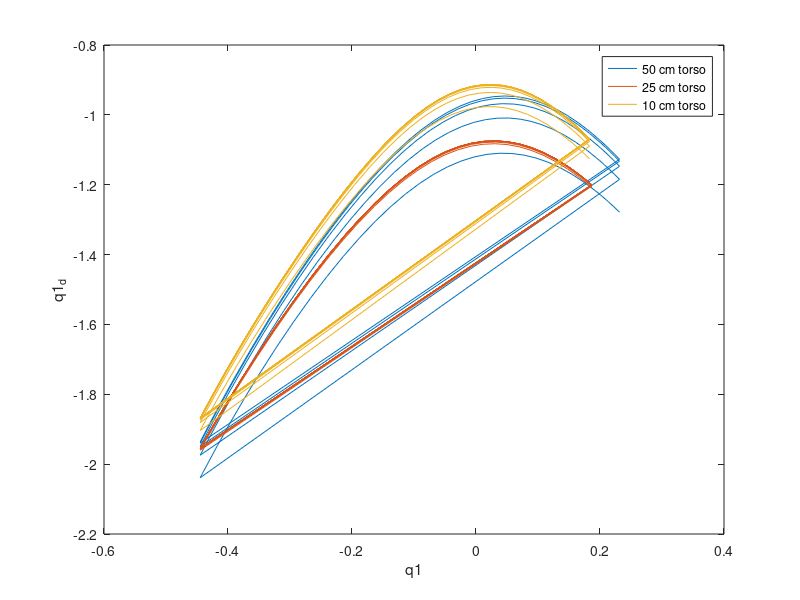
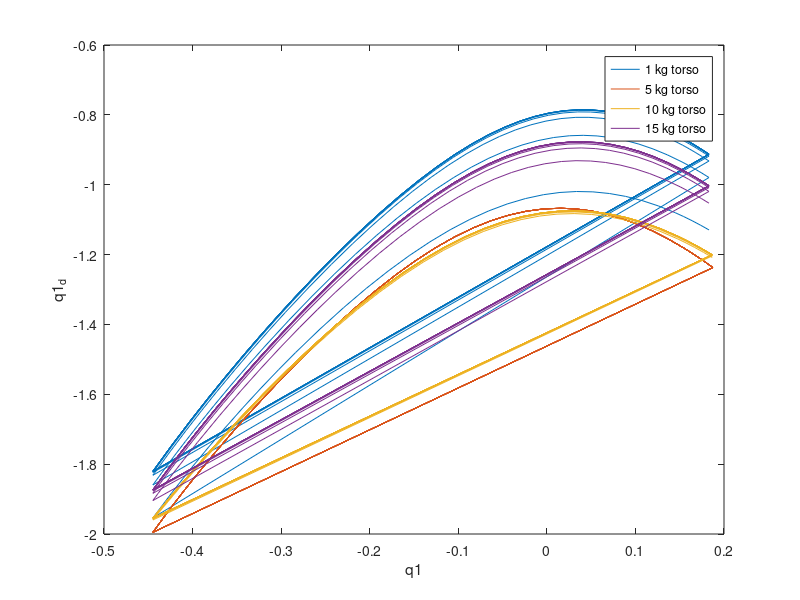

Source code (MATLAB) for these figures, in order:
load('state_variable_mt_10_l_50cm.mat');
z_50cm = [z_tot(:,1),z_tot(:,2)];
load('state_variable_mt_10_l_25cm.mat');
z_25cm = [z_tot(:,1),z_tot(:,2)];
load('state_variable_mt_10_l_10cm.mat');
z_10cm = [z_tot(:,1),z_tot(:,2)];


figure(1);
plot(z_50cm(:,1),z_50cm(:,2),...
    z_25cm(:,1),z_25cm(:,2),...
    z_10cm(:,1),z_10cm(:,2));
xlabel('q1');
ylabel('q1_d');
legend('50 cm torso','25 cm torso','10 cm torso');

load('state_variable_mt_10_l_25cm.mat');
z_10kg = [z_tot(:,1),z_tot(:,2)];
load('state_variable_mt_5_l_25cm.mat');
z_5kg = [z_tot(:,1),z_tot(:,2)];
load('state_variable_mt_15_l_25cm.mat');
z_15kg = [z_tot(:,1),z_tot(:,2)];
load('state_variable_mt_1_l_25cm.mat');
z_1kg = [z_tot(:,1),z_tot(:,2)];

figure(2);
plot(z_1kg(:,1),z_1kg(:,2),...
    z_5kg(:,1),z_5kg(:,2),...
    z_10kg(:,1),z_10kg(:,2),...
    z_15kg(:,1),z_15kg(:,2));
xlabel('q1');
ylabel('q1_d');
legend('1 kg torso','5 kg torso','10 kg torso','15 kg torso');
